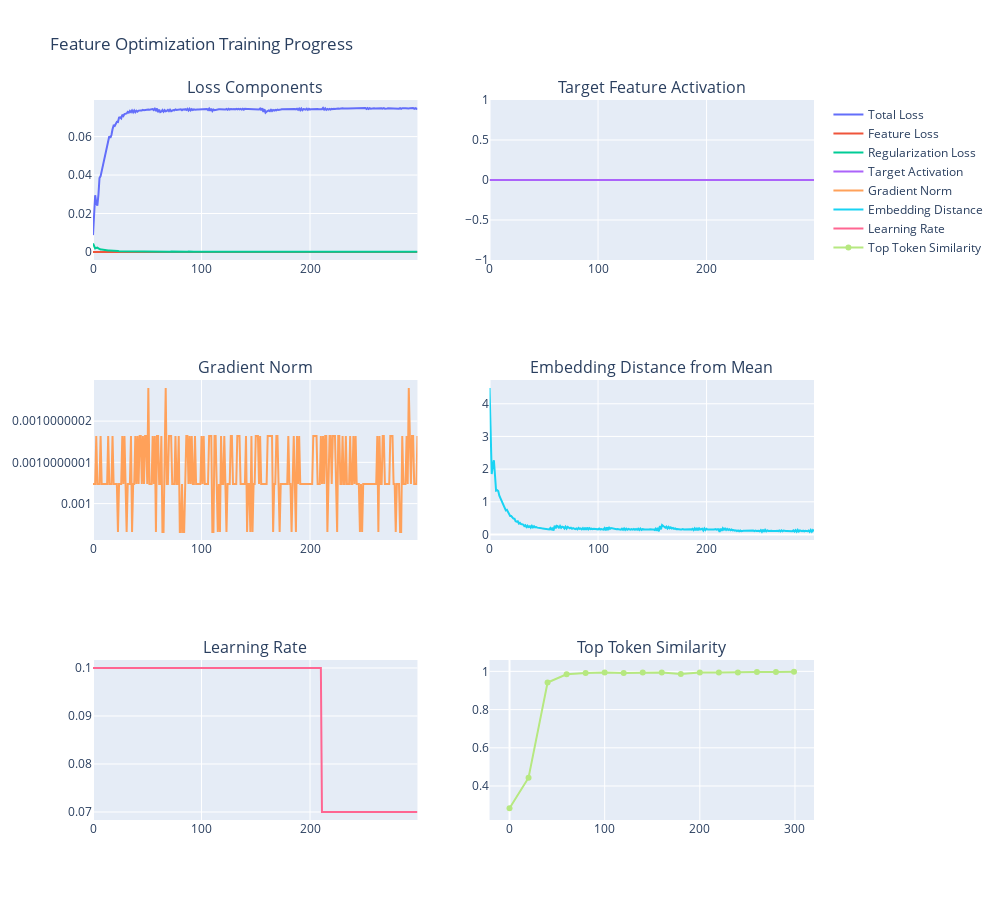

The notebook cell saved with this chart:
### Code cell
# %% Visualize Training Progress

import plotly.subplots as sp
import plotly.graph_objects as go


# Create a figure with subplots
fig = sp.make_subplots(
    rows=3, cols=2,
    subplot_titles=(
        'Loss Components', 'Target Feature Activation',
        'Gradient Norm', 'Embedding Distance from Mean',
        'Learning Rate', 'Top Token Similarity'
    )
)

# Plot loss components
fig.add_trace(
    go.Scatter(y=training_stats['loss'], mode='lines', name='Total Loss'),
    row=1, col=1
)
fig.add_trace(
    go.Scatter(y=training_stats['feature_loss'], mode='lines', name='Feature Loss'),
    row=1, col=1
)
fig.add_trace(
    go.Scatter(y=training_stats['reg_loss'], mode='lines', name='Regularization Loss'),
    row=1, col=1
)

# Plot target activation
fig.add_trace(
    go.Scatter(y=training_stats['target_activation'], mode='lines', name='Target Activation'),
    row=1, col=2
)

# Plot gradient norm
fig.add_trace(
    go.Scatter(y=training_stats['gradient_norm'], mode='lines', name='Gradient Norm'),
    row=2, col=1
)

# Plot embedding distance
fig.add_trace(
    go.Scatter(y=training_stats['embedding_distance'], mode='lines', name='Embedding Distance'),
    row=2, col=2
)

# Plot learning rate
fig.add_trace(
    go.Scatter(y=training_stats['learning_rates'], mode='lines', name='Learning Rate'),
    row=3, col=1
)

# Plot top similarity
steps = list(range(0, max_steps, 20)) + [max_steps-1]
fig.add_trace(
    go.Scatter(x=steps, y=training_stats['similarity_top'], mode='lines+markers', name='Top Token Similarity'),
    row=3, col=2
)

fig.update_layout(height=900, width=1000, title_text="Feature Optimization Training Progress")
fig.show()

### Figure 1 — Plotly figure (JSON) as saved in the notebook; plotly's stock layout.template omitted (floating-point values rounded to 4 significant figures; data arrays with more than 128 entries replaced by an {"elided": "..."} marker saying what was removed)
{"data": [{"mode": "lines", "name": "Total Loss", "type": "scatter", "xaxis": "x", "y": {"elided": "300 float values"}, "yaxis": "y"}, {"mode": "lines", "name": "Feature Loss", "type": "scatter", "xaxis": "x", "y": {"elided": "300 int values"}, "yaxis": "y"}, {"mode": "lines", "name": "Regularization Loss", "type": "scatter", "xaxis": "x", "y": {"elided": "300 float values"}, "yaxis": "y"}, {"mode": "lines", "name": "Target Activation", "type": "scatter", "xaxis": "x2", "y": {"elided": "300 int values"}, "yaxis": "y2"}, {"mode": "lines", "name": "Gradient Norm", "type": "scatter", "xaxis": "x3", "y": {"elided": "300 float values"}, "yaxis": "y3"}, {"mode": "lines", "name": "Embedding Distance", "type": "scatter", "xaxis": "x4", "y": {"elided": "300 float values"}, "yaxis": "y4"}, {"mode": "lines", "name": "Learning Rate", "type": "scatter", "xaxis": "x5", "y": {"elided": "300 float values"}, "yaxis": "y5"}, {"mode": "lines+markers", "name": "Top Token Similarity", "type": "scatter", "x": [0, 20, 40, 60, 80, 100, 120, 140, 160, 180, 200, 220, 240, 260, 280, 299], "xaxis": "x6", "y": [0.2836, 0.4435, 0.9415, 0.9845, 0.9914, 0.9938, 0.992, 0.9946, 0.9934, 0.986, 0.9944, 0.9941, 0.9935, 0.9966, 0.9973, 0.998, 0.9972], "yaxis": "y6"}], "layout": {"annotations": [{"font": {"size": 16}, "showarrow": false, "text": "Loss Components", "x": 0.225, "xanchor": "center", "xref": "paper", "y": 1, "yanchor": "bottom", "yref": "paper"}, {"font": {"size": 16}, "showarrow": false, "text": "Target Feature Activation", "x": 0.775, "xanchor": "center", "xref": "paper", "y": 1, "yanchor": "bottom", "yref": "paper"}, {"font": {"size": 16}, "showarrow": false, "text": "Gradient Norm", "x": 0.225, "xanchor": "center", "xref": "paper", "y": 0.6111, "yanchor": "bottom", "yref": "paper"}, {"font": {"size": 16}, "showarrow": false, "text": "Embedding Distance from Mean", "x": 0.775, "xanchor": "center", "xref": "paper", "y": 0.6111, "yanchor": "bottom", "yref": "paper"}, {"font": {"size": 16}, "showarrow": false, "text": "Learning Rate", "x": 0.225, "xanchor": "center", "xref": "paper", "y": 0.2222, "yanchor": "bottom", "yref": "paper"}, {"font": {"size": 16}, "showarrow": false, "text": "Top Token Similarity", "x": 0.775, "xanchor": "center", "xref": "paper", "y": 0.2222, "yanchor": "bottom", "yref": "paper"}], "height": 900, "title": {"text": "Feature Optimization Training Progress"}, "width": 1000, "xaxis": {"anchor": "y", "domain": [0, 0.45]}, "xaxis2": {"anchor": "y2", "domain": [0.55, 1]}, "xaxis3": {"anchor": "y3", "domain": [0, 0.45]}, "xaxis4": {"anchor": "y4", "domain": [0.55, 1]}, "xaxis5": {"anchor": "y5", "domain": [0, 0.45]}, "xaxis6": {"anchor": "y6", "domain": [0.55, 1]}, "yaxis": {"anchor": "x", "domain": [0.7778, 1]}, "yaxis2": {"anchor": "x2", "domain": [0.7778, 1]}, "yaxis3": {"anchor": "x3", "domain": [0.3889, 0.6111]}, "yaxis4": {"anchor": "x4", "domain": [0.3889, 0.6111]}, "yaxis5": {"anchor": "x5", "domain": [0, 0.2222]}, "yaxis6": {"anchor": "x6", "domain": [0, 0.2222]}}}
